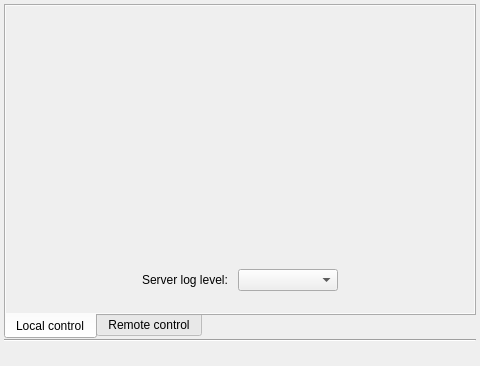
<?xml version="1.0" encoding="UTF-8"?>
<ui version="4.0">
 <class>PlusServerLauncherMainWindow</class>
 <widget class="QMainWindow" name="PlusServerLauncherMainWindow">
  <property name="geometry">
   <rect>
    <x>0</x>
    <y>0</y>
    <width>480</width>
    <height>366</height>
   </rect>
  </property>
  <property name="minimumSize">
   <size>
    <width>480</width>
    <height>320</height>
   </size>
  </property>
  <property name="windowTitle">
   <string>Plus Server Launcher</string>
  </property>
  <property name="windowIcon">
   <iconset resource="PlusServerLauncher.qrc">
    <normaloff>:/icons/Resources/icon_ConnectLarge.ico</normaloff>:/icons/Resources/icon_ConnectLarge.ico</iconset>
  </property>
  <widget class="QWidget" name="mainWidget">
   <property name="sizePolicy">
    <sizepolicy hsizetype="Preferred" vsizetype="Preferred">
     <horstretch>0</horstretch>
     <verstretch>0</verstretch>
    </sizepolicy>
   </property>
   <layout class="QVBoxLayout" name="mainLayout">
    <property name="spacing">
     <number>0</number>
    </property>
    <property name="leftMargin">
     <number>4</number>
    </property>
    <property name="topMargin">
     <number>4</number>
    </property>
    <property name="rightMargin">
     <number>4</number>
    </property>
    <property name="bottomMargin">
     <number>4</number>
    </property>
    <item>
     <widget class="QTabWidget" name="tabWidget">
      <property name="autoFillBackground">
       <bool>true</bool>
      </property>
      <property name="tabPosition">
       <enum>QTabWidget::South</enum>
      </property>
      <property name="tabShape">
       <enum>QTabWidget::Rounded</enum>
      </property>
      <property name="currentIndex">
       <number>0</number>
      </property>
      <widget class="QWidget" name="localControl_tab">
       <property name="autoFillBackground">
        <bool>true</bool>
       </property>
       <attribute name="title">
        <string>Local control</string>
       </attribute>
       <layout class="QVBoxLayout" name="localControlTabLayout">
        <property name="spacing">
         <number>0</number>
        </property>
        <property name="leftMargin">
         <number>0</number>
        </property>
        <property name="topMargin">
         <number>0</number>
        </property>
        <property name="rightMargin">
         <number>0</number>
        </property>
        <property name="bottomMargin">
         <number>0</number>
        </property>
        <item>
         <widget class="QWidget" name="centralWidget" native="true">
          <property name="sizePolicy">
           <sizepolicy hsizetype="Preferred" vsizetype="Preferred">
            <horstretch>0</horstretch>
            <verstretch>0</verstretch>
           </sizepolicy>
          </property>
          <property name="minimumSize">
           <size>
            <width>0</width>
            <height>0</height>
           </size>
          </property>
          <layout class="QVBoxLayout" name="centralLayout" stretch="0,0,0">
           <property name="spacing">
            <number>0</number>
           </property>
           <property name="leftMargin">
            <number>4</number>
           </property>
           <property name="topMargin">
            <number>4</number>
           </property>
           <property name="rightMargin">
            <number>4</number>
           </property>
           <property name="bottomMargin">
            <number>4</number>
           </property>
           <item>
            <widget class="QWidget" name="placeholder" native="true">
             <property name="sizePolicy">
              <sizepolicy hsizetype="Expanding" vsizetype="Expanding">
               <horstretch>0</horstretch>
               <verstretch>0</verstretch>
              </sizepolicy>
             </property>
            </widget>
           </item>
           <item>
            <widget class="QWidget" name="widget_LogLevelContainer" native="true">
             <layout class="QHBoxLayout" name="horizontalLayout" stretch="1,0,0,1">
              <property name="leftMargin">
               <number>0</number>
              </property>
              <property name="topMargin">
               <number>8</number>
              </property>
              <property name="rightMargin">
               <number>0</number>
              </property>
              <property name="bottomMargin">
               <number>8</number>
              </property>
              <item>
               <spacer name="horizontalSpacer_3">
                <property name="orientation">
                 <enum>Qt::Horizontal</enum>
                </property>
                <property name="sizeHint" stdset="0">
                 <size>
                  <width>40</width>
                  <height>20</height>
                 </size>
                </property>
               </spacer>
              </item>
              <item>
               <widget class="QLabel" name="label_LogLevel">
                <property name="maximumSize">
                 <size>
                  <width>400</width>
                  <height>30</height>
                 </size>
                </property>
                <property name="text">
                 <string>Server log level: </string>
                </property>
               </widget>
              </item>
              <item>
               <widget class="QComboBox" name="comboBox_LogLevel">
                <property name="minimumSize">
                 <size>
                  <width>100</width>
                  <height>0</height>
                 </size>
                </property>
                <property name="maximumSize">
                 <size>
                  <width>1200</width>
                  <height>30</height>
                 </size>
                </property>
               </widget>
              </item>
              <item>
               <spacer name="horizontalSpacer_4">
                <property name="orientation">
                 <enum>Qt::Horizontal</enum>
                </property>
                <property name="sizeHint" stdset="0">
                 <size>
                  <width>40</width>
                  <height>20</height>
                 </size>
                </property>
               </spacer>
              </item>
             </layout>
            </widget>
           </item>
           <item>
            <spacer name="compressingSpacer">
             <property name="orientation">
              <enum>Qt::Vertical</enum>
             </property>
             <property name="sizeType">
              <enum>QSizePolicy::Fixed</enum>
             </property>
             <property name="sizeHint" stdset="0">
              <size>
               <width>0</width>
               <height>10</height>
              </size>
             </property>
            </spacer>
           </item>
          </layout>
         </widget>
        </item>
       </layout>
      </widget>
      <widget class="QWidget" name="remoteControl_tab">
       <property name="autoFillBackground">
        <bool>true</bool>
       </property>
       <attribute name="title">
        <string>Remote control</string>
       </attribute>
       <layout class="QVBoxLayout" name="remoteControlTabLayout">
        <property name="spacing">
         <number>0</number>
        </property>
        <property name="leftMargin">
         <number>0</number>
        </property>
        <property name="topMargin">
         <number>0</number>
        </property>
        <property name="rightMargin">
         <number>0</number>
        </property>
        <property name="bottomMargin">
         <number>0</number>
        </property>
        <item>
         <widget class="QWidget" name="remoteControlWidget" native="true">
          <property name="sizePolicy">
           <sizepolicy hsizetype="Preferred" vsizetype="Preferred">
            <horstretch>0</horstretch>
            <verstretch>0</verstretch>
           </sizepolicy>
          </property>
          <layout class="QVBoxLayout" name="remoteControlLayout">
           <item>
            <widget class="QTableWidget" name="serverTable"/>
           </item>
           <item>
            <widget class="QGroupBox" name="groupBox_RemoteSettings">
             <property name="title">
              <string>Remote Server Settings</string>
             </property>
             <layout class="QGridLayout" name="gridLayout">
              <item row="1" column="1">
               <widget class="QLabel" name="label_networkDetails">
                <property name="text">
                 <string/>
                </property>
                <property name="alignment">
                 <set>Qt::AlignRight|Qt::AlignTrailing|Qt::AlignVCenter</set>
                </property>
               </widget>
              </item>
              <item row="3" column="0">
               <widget class="QCheckBox" name="checkBox_overwritePermission">
                <property name="text">
                 <string>Allow overwrite?</string>
                </property>
                <property name="checked">
                 <bool>true</bool>
                </property>
               </widget>
              </item>
              <item row="2" column="0">
               <widget class="QCheckBox" name="checkBox_writePermission">
                <property name="text">
                 <string>Allow write?</string>
                </property>
                <property name="checked">
                 <bool>true</bool>
                </property>
               </widget>
              </item>
              <item row="1" column="0">
               <widget class="QLabel" name="label_networkDetailsCaption">
                <property name="text">
                 <string>Server running on:</string>
                </property>
               </widget>
              </item>
             </layout>
            </widget>
           </item>
          </layout>
         </widget>
        </item>
       </layout>
      </widget>
     </widget>
    </item>
    <item>
     <widget class="Line" name="statusBarSeparator">
      <property name="orientation">
       <enum>Qt::Horizontal</enum>
      </property>
     </widget>
    </item>
    <item>
     <widget class="QFrame" name="statusBarFrame">
      <property name="maximumSize">
       <size>
        <width>1200</width>
        <height>30</height>
       </size>
      </property>
      <property name="layoutDirection">
       <enum>Qt::RightToLeft</enum>
      </property>
      <layout class="QHBoxLayout" name="statusBarLayout">
       <property name="spacing">
        <number>0</number>
       </property>
       <property name="leftMargin">
        <number>0</number>
       </property>
       <property name="topMargin">
        <number>0</number>
       </property>
       <property name="rightMargin">
        <number>0</number>
       </property>
       <property name="bottomMargin">
        <number>0</number>
       </property>
       <item>
        <spacer name="horizontalSpacer">
         <property name="orientation">
          <enum>Qt::Horizontal</enum>
         </property>
         <property name="sizeHint" stdset="0">
          <size>
           <width>40</width>
           <height>20</height>
          </size>
         </property>
        </spacer>
       </item>
      </layout>
     </widget>
    </item>
   </layout>
  </widget>
 </widget>
 <layoutdefault spacing="6" margin="11"/>
 <resources>
  <include location="PlusServerLauncher.qrc"/>
 </resources>
 <connections/>
</ui>
